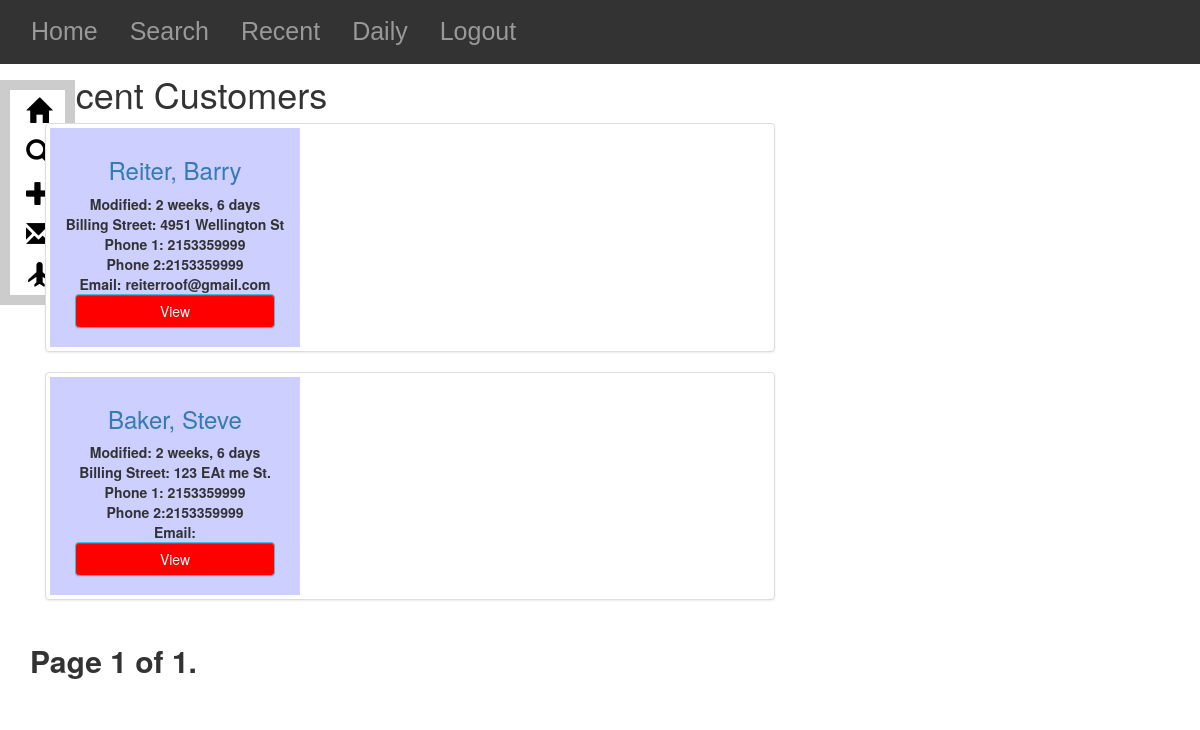
/customers/customer_list/, run on the app's committed database.
### Customers/models.py (models this page shows, shortened)
class Customer(models.Model):
    user = models.ForeignKey(settings.AUTH_USER_MODEL, default=1)
    modified_by=models.CharField(max_length=50,default=1)
    firstName = models.CharField(max_length=20)
    lastName = models.CharField(max_length=20)
    fullName = models.CharField(max_length=50, blank=True)
    billStreet = models.CharField(max_length=25)
    billCity = models.CharField(max_length=20)
    billState = models.CharField(max_length=2)
    billZip = models.CharField(max_length=5)
    latlng = models.CharField(blank=True, max_length=100, default = '')
    lat = models.FloatField(blank=True,max_length=100, default = '')
    lng = models.FloatField(blank=True, max_length=100, default='')
    phone1 = models.CharField(max_length=20)
    phone2 = models.CharField(max_length=20, blank=True)
    email = models.EmailField(max_length=50, blank=True)
    source = models.CharField(choices=SOURCE_CHOICES, max_length=20, default=NOTAPP)
    created = models.DateTimeField(auto_now=False, auto_now_add=True)
    modified = models.DateTimeField(auto_now=True, auto_now_add=False)
    def get_absolute_url(self):
        return reverse("customers:detail", kwargs={"id": self.id})
    class Meta:
        ordering = ["-created", "-modified"]

### Customers/views.py (the view)
def customer_list(request):
    queryset_list = Customer.objects.all()
    paginator = Paginator(queryset_list, 2) # show 15 customers per page
    page_request_var = "page"
    page = request.GET.get(page_request_var)
    try:
        queryset = paginator.page(page)
    except PageNotAnInteger:
        queryset = paginator.page(1)
    except EmptyPage:
        queryset = paginator.page(paginator.num_pages)
    context = {
            "title":"Recent Customers",
            "object_list": queryset,
            "page_request_var":page_request_var,
        }
    return render(request, "customer_list.html", context)

### Customers/templates/customer_list.html (shortened to what this page needs)
{% extends "base.html" %}
{% block content %}
<h1>{{ title }}</h1>
<div class="customer_list_div">
    {% for obj in object_list %}
    <div class="col-md-8">
        <div class="thumbnail">
            <div class="caption">
                <h3><a href="{{ obj.get_absolute_url}}">{{obj.lastName}}, {{obj.firstName}}</a></h3>
                <strong>Modified: {{ obj.modified|timesince }}<br/>
                <strong>Billing Street:</strong> {{obj.billStreet}}<br/>
                <strong>Phone 1:</strong> {{obj.phone1}}<br/>
                <strong>Phone 2:</strong>{{obj.phone2}}<br/>
                <strong>Email:</strong> {{obj.email}}<br/>
                <p><a href="{{ obj.get_absolute_url }}" class="btn btn-info" id="btnViewCustomer" role="button">View</a></p>
            </div>
        </div>
    </div>
    {% endfor %}
    <div>
<div class="pagination col-md-8">
    <span class="step-links">
        <span class="current">
            Page {{ object_list.number }} of {{ object_list.paginator.num_pages }}.
        </span>
    </span>
</div>
</div>
</div>
{% endblock content %}

### static/css/base.css (style rules this page uses)
h1 { color:#777777; }
.thumbnail div { background-color:#CCCFFF; text-align:center; width:250px; }
h3 { style:italic; }
#btnViewCustomer { width:200px; background-color:red; }
.current { font-size:30px; }

### data on the page
Customer: lastName "Reiter", firstName "Barry", modified "2 weeks, 6 days", billStreet "4951 Wellington St", phone1 "2153359999", phone2 "2153359999", email "reiterroof@gmail.com"
Customer: lastName "Baker", firstName "Steve", modified "2 weeks, 6 days", billStreet "123 EAt me St.", phone1 "2153359999", phone2 "2153359999"

### other printed values
{{ title }} "Recent Customers"
{{ object_list.number }} "1"
{{ object_list.paginator.num_pages }} "1"
